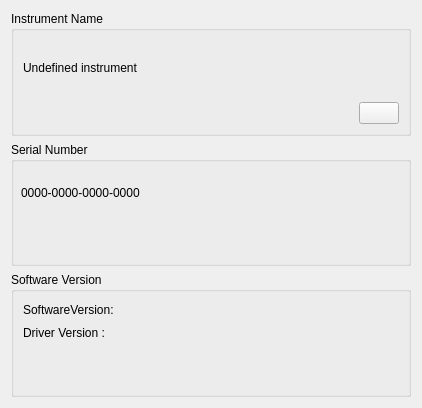
<?xml version="1.0" encoding="UTF-8"?>
<ui version="4.0">
 <class>Settings::CInstallationSettingsWidget</class>
 <widget class="QWidget" name="Settings::CInstallationSettingsWidget">
  <property name="geometry">
   <rect>
    <x>0</x>
    <y>0</y>
    <width>422</width>
    <height>408</height>
   </rect>
  </property>
  <property name="windowTitle">
   <string>Form</string>
  </property>
  <layout class="QVBoxLayout" name="verticalLayout">
   <item>
    <widget class="QGroupBox" name="groupBox">
     <property name="title">
      <string>Instrument Name</string>
     </property>
     <layout class="QGridLayout" name="gridLayout_2">
      <item row="1" column="0">
       <spacer name="horizontalSpacer">
        <property name="orientation">
         <enum>Qt::Horizontal</enum>
        </property>
        <property name="sizeHint" stdset="0">
         <size>
          <width>276</width>
          <height>20</height>
         </size>
        </property>
       </spacer>
      </item>
      <item row="1" column="1">
       <widget class="QPushButton" name="btnEdit">
        <property name="text">
         <string/>
        </property>
       </widget>
      </item>
      <item row="0" column="0">
       <widget class="QLabel" name="instrumentname">
        <property name="text">
         <string>Undefined instrument</string>
        </property>
       </widget>
      </item>
     </layout>
    </widget>
   </item>
   <item>
    <widget class="QGroupBox" name="groupBox_2">
     <property name="title">
      <string>Serial Number</string>
     </property>
     <widget class="QLabel" name="serialnumber">
      <property name="geometry">
       <rect>
        <x>10</x>
        <y>20</y>
        <width>331</width>
        <height>61</height>
       </rect>
      </property>
      <property name="text">
       <string>0000-0000-0000-0000</string>
      </property>
      <property name="textFormat">
       <enum>Qt::PlainText</enum>
      </property>
     </widget>
    </widget>
   </item>
   <item>
    <widget class="QGroupBox" name="groupBox_3">
     <property name="title">
      <string>Software Version</string>
     </property>
     <layout class="QGridLayout" name="gridLayout">
      <item row="0" column="0">
       <widget class="QLabel" name="softwareversion">
        <property name="text">
         <string>SoftwareVersion: </string>
        </property>
       </widget>
      </item>
      <item row="3" column="0">
       <spacer name="horizontalSpacer_2">
        <property name="orientation">
         <enum>Qt::Horizontal</enum>
        </property>
        <property name="sizeHint" stdset="0">
         <size>
          <width>276</width>
          <height>20</height>
         </size>
        </property>
       </spacer>
      </item>
      <item row="1" column="0">
       <widget class="QLabel" name="driverversion">
        <property name="text">
         <string>Driver Version : </string>
        </property>
       </widget>
      </item>
      <item row="2" column="0">
       <widget class="QLabel" name="versionofprogram">
        <property name="text">
         <string/>
        </property>
       </widget>
      </item>
     </layout>
    </widget>
   </item>
  </layout>
 </widget>
 <resources/>
 <connections/>
</ui>
